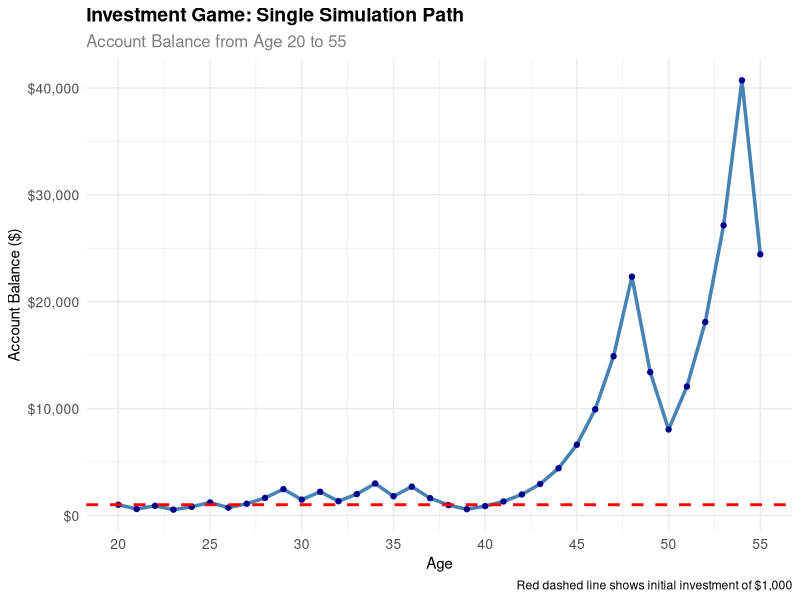
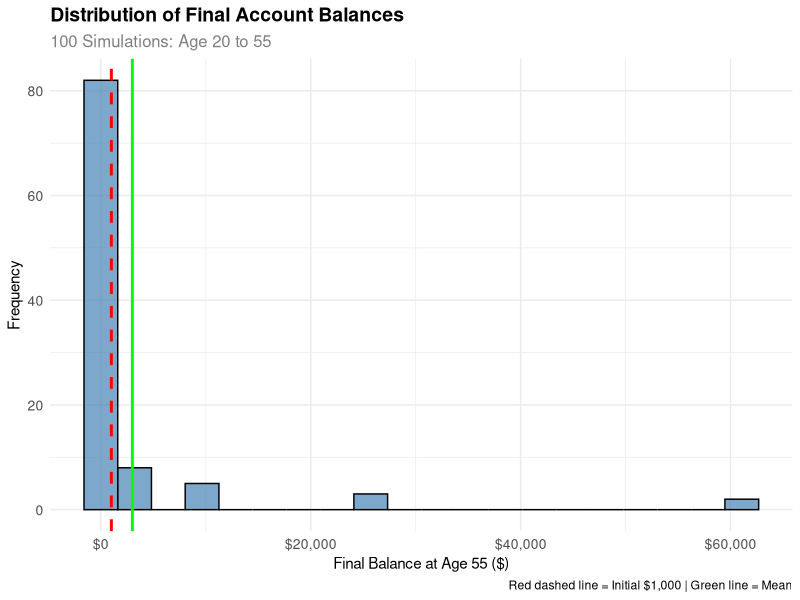
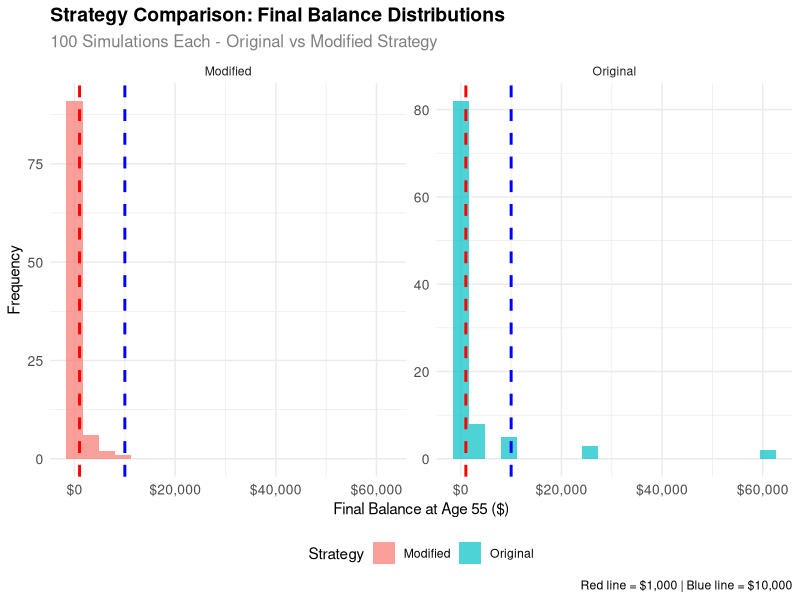

R code for these plots, in order:
## ---- chunk 1
#| label: expected-value
#| echo: false

# Parameters for the original game
initial_balance <- 1000
heads_multiplier <- 1.5  # +50% gain
tails_multiplier <- 0.6  # -40% loss
probability_heads <- 0.5

# Calculate possible outcomes after 1 coin flip
heads_outcome <- initial_balance * heads_multiplier
tails_outcome <- initial_balance * tails_multiplier

# Calculate expected value
expected_value <- probability_heads * heads_outcome + (1 - probability_heads) * tails_outcome

# Display results
cat("Expected Value Analysis (1 coin flip):\n")
cat("=====================================\n")
cat("Initial balance: $", initial_balance, "\n", sep = "")
cat("Heads outcome (50% gain): $", heads_outcome, "\n", sep = "")
cat("Tails outcome (40% loss): $", tails_outcome, "\n", sep = "")
cat("Probability of heads: ", probability_heads, "\n", sep = "")
cat("Probability of tails: ", 1 - probability_heads, "\n", sep = "")
cat("\nExpected Value = P(Heads) × Heads_Outcome + P(Tails) × Tails_Outcome\n")
cat("Expected Value = ", probability_heads, " × $", heads_outcome, " + ", 1 - probability_heads, " × $", tails_outcome, "\n", sep = "")
cat("Expected Value = $", expected_value, "\n", sep = "")
cat("\nAnswer: The expected value after 1 coin flip is $", expected_value, "\n", sep = "")
## ---- chunk 2
#| label: expectation-reality
#| echo: false

# Use the same parameters from Question 1
initial_balance <- 1000
expected_value <- 1050  # From previous calculation

# Calculate the difference from initial balance
expected_difference <- expected_value - initial_balance
expected_return_percent <- (expected_difference / initial_balance) * 100

# Analysis
cat("Expectation vs. Reality Analysis:\n")
cat("===============================\n")
cat("Initial balance: $", initial_balance, "\n", sep = "")
cat("Expected value after 1 flip: $", expected_value, "\n", sep = "")
cat("Expected difference: $", expected_difference, "\n", sep = "")
cat("Expected return: ", expected_return_percent, "%\n", sep = "")
cat("\n")

# Determine if positive or negative
if (expected_difference > 0) {
  cat("✓ The expected value is POSITIVE\n")
  cat("✓ You expect your account to be worth MORE than $1,000\n")
  cat("✓ Expected gain: $", expected_difference, " (", expected_return_percent, "%)\n", sep = "")
} else if (expected_difference < 0) {
  cat("✗ The expected value is NEGATIVE\n")
  cat("✗ You expect your account to be worth LESS than $1,000\n")
  cat("✗ Expected loss: $", abs(expected_difference), " (", abs(expected_return_percent), "%)\n", sep = "")
} else {
  cat("= The expected value is ZERO\n")
  cat("= You expect your account to be worth the SAME as $1,000\n")
}

cat("\nKey Insight:\n")
cat("The positive expected value suggests this game is theoretically favorable.\n")
cat("However, this is just the average outcome - your actual result could be very different!\n")
## ---- chunk 3
#| label: single-simulation
#| echo: false

# Set seed for reproducibility
set.seed(123)

# Parameters
initial_balance <- 1000
heads_multiplier <- 1.5  # +50% gain
tails_multiplier <- 0.6  # -40% loss
n_years <- 35  # Assuming you start at age 20, play until 55

# Function to simulate one complete game
simulate_investment_game <- function(initial, years, heads_mult, tails_mult) {
  balance <- initial
  balance_history <- numeric(years + 1)
  balance_history[1] <- initial
  
  for (year in 1:years) {
    # Flip coin (1 = heads, 0 = tails)
    coin_flip <- rbinom(1, 1, 0.5)
    
    if (coin_flip == 1) {
      # Heads: gain 50%
      balance <- balance * heads_mult
    } else {
      # Tails: lose 40%
      balance <- balance * tails_mult
    }
    
    balance_history[year + 1] <- balance
  }
  
  return(balance_history)
}

# Run single simulation
simulation_result <- simulate_investment_game(initial_balance, n_years, heads_multiplier, tails_multiplier)

# Create data frame for plotting
simulation_data <- data.frame(
  year = 0:n_years,
  age = 20:(20 + n_years),
  balance = simulation_result
)

# Display key results
cat("Single Simulation Results:\n")
cat("========================\n")
cat("Final balance (age 55): $", round(simulation_result[length(simulation_result)], 2), "\n", sep = "")
cat("Total return: ", round(((simulation_result[length(simulation_result)] / initial_balance) - 1) * 100, 1), "%\n", sep = "")
cat("Peak balance: $", round(max(simulation_result), 2), " | Low balance: $", round(min(simulation_result), 2), "\n", sep = "")

# Create the plot
library(ggplot2)

ggplot(simulation_data, aes(x = age, y = balance)) +
  geom_line(color = "steelblue", linewidth = 1.2) +
  geom_point(color = "darkblue", size = 1.5) +
  geom_hline(yintercept = initial_balance, color = "red", linetype = "dashed", linewidth = 1) +
  labs(
    title = "Investment Game: Single Simulation Path",
    subtitle = "Account Balance from Age 20 to 55",
    x = "Age",
    y = "Account Balance ($)",
    caption = "Red dashed line shows initial investment of $1,000"
  ) +
  scale_y_continuous(labels = scales::dollar_format()) +
  theme_minimal() +
  theme(
    plot.title = element_text(size = 14, face = "bold"),
    plot.subtitle = element_text(size = 12, color = "gray50"),
    axis.text = element_text(size = 10),
    axis.title = element_text(size = 11)
  ) +
  scale_x_continuous(breaks = seq(20, 55, 5))

## ---- chunk 4
#| label: multiple-simulations
#| echo: false

# Set seed for reproducibility
set.seed(123)

# Parameters
initial_balance <- 1000
heads_multiplier <- 1.5  # +50% gain
tails_multiplier <- 0.6  # -40% loss
n_years <- 35  # Age 20 to 55
n_simulations <- 100

# Function to simulate one complete game (same as Question 3)
simulate_investment_game <- function(initial, years, heads_mult, tails_mult) {
  balance <- initial
  for (year in 1:years) {
    coin_flip <- rbinom(1, 1, 0.5)
    if (coin_flip == 1) {
      balance <- balance * heads_mult
    } else {
      balance <- balance * tails_mult
    }
  }
  return(balance)
}

# Run 100 simulations
cat("Running 100 simulations...\n")
final_balances <- replicate(n_simulations, 
  simulate_investment_game(initial_balance, n_years, heads_multiplier, tails_multiplier))

# Create data frame for analysis
simulation_results <- data.frame(
  simulation = 1:n_simulations,
  final_balance = final_balances
)

# Calculate summary statistics
mean_balance <- mean(final_balances)
median_balance <- median(final_balances)
sd_balance <- sd(final_balances)
min_balance <- min(final_balances)
max_balance <- max(final_balances)
prob_above_initial <- mean(final_balances > initial_balance)
prob_above_10000 <- mean(final_balances > 10000)

# Display summary statistics
cat("\n100 Simulations Summary:\n")
cat("========================\n")
cat("Mean: $", round(mean_balance, 0), " | Median: $", round(median_balance, 0), "\n", sep = "")
cat("Range: $", round(min_balance, 0), " to $", round(max_balance, 0), "\n", sep = "")
cat("Success rate (>$1,000): ", round(prob_above_initial * 100, 1), "%\n", sep = "")
cat("High success (>$10,000): ", round(prob_above_10000 * 100, 1), "%\n", sep = "")

# Create probability distribution plot
library(ggplot2)

# Create the plot
p <- ggplot(simulation_results, aes(x = final_balance)) +
  geom_histogram(bins = 20, fill = "steelblue", alpha = 0.7, color = "black") +
  geom_vline(xintercept = initial_balance, color = "red", linetype = "dashed", linewidth = 1) +
  geom_vline(xintercept = mean_balance, color = "green", linetype = "solid", linewidth = 1) +
  labs(
    title = "Distribution of Final Account Balances",
    subtitle = "100 Simulations: Age 20 to 55",
    x = "Final Balance at Age 55 ($)",
    y = "Frequency",
    caption = "Red dashed line = Initial $1,000 | Green line = Mean"
  ) +
  scale_x_continuous(labels = scales::dollar_format()) +
  theme_minimal() +
  theme(
    plot.title = element_text(size = 14, face = "bold"),
    plot.subtitle = element_text(size = 12, color = "gray50"),
    axis.text = element_text(size = 10),
    axis.title = element_text(size = 11)
  )

# Display the plot
print(p)

# Note: Plot will be automatically saved by Quarto

# Show distribution of results
cat("\nDistribution:\n")
cat("============\n")
cat("Below $1,000: ", sum(final_balances < 1000), " | $1,000-$10,000: ", sum(final_balances >= 1000 & final_balances < 10000), " | Above $10,000: ", sum(final_balances >= 10000), "\n", sep = "")
## ---- chunk 5
#| label: probability-analysis
#| echo: false

# Use the same simulation results from Question 4
# (This assumes the 100 simulations were already run)
set.seed(123)

# Parameters
initial_balance <- 1000
heads_multiplier <- 1.5
tails_multiplier <- 0.6
n_years <- 35
n_simulations <- 100

# Function to simulate one complete game
simulate_investment_game <- function(initial, years, heads_mult, tails_mult) {
  balance <- initial
  for (year in 1:years) {
    coin_flip <- rbinom(1, 1, 0.5)
    if (coin_flip == 1) {
      balance <- balance * heads_mult
    } else {
      balance <- balance * tails_mult
    }
  }
  return(balance)
}

# Run 100 simulations (same as Question 4)
final_balances <- replicate(n_simulations, 
  simulate_investment_game(initial_balance, n_years, heads_multiplier, tails_multiplier))

# Calculate probability that balance > $1,000
prob_above_1000 <- mean(final_balances > 1000)
prob_below_1000 <- mean(final_balances <= 1000)

# Calculate additional probability thresholds
prob_above_10000 <- mean(final_balances > 10000)
prob_above_100000 <- mean(final_balances > 100000)

# Calculate confidence interval for the probability
n_sims <- length(final_balances)
se <- sqrt(prob_above_1000 * (1 - prob_above_1000) / n_sims)
ci_lower <- prob_above_1000 - 1.96 * se
ci_upper <- prob_above_1000 + 1.96 * se

# Display results
cat("Probability Analysis Results:\n")
cat("============================\n")
cat("Probability > $1,000: ", round(prob_above_1000 * 100, 1), "% (", sum(final_balances > 1000), " out of ", n_sims, " simulations)\n", sep = "")
cat("95% Confidence Interval: [", round(ci_lower * 100, 1), "%, ", round(ci_upper * 100, 1), "%]\n", sep = "")
cat("Probability > $10,000: ", round(prob_above_10000 * 100, 1), "%\n", sep = "")
cat("Expected final balance: $", round(mean(final_balances), 0), "\n", sep = "")
## ---- chunk 6
#| label: strategy-comparison
#| #| echo: false
# Question 6: Strategy Comparison
# Set seed for reproducibility
set.seed(123)

# Parameters for both strategies
initial_balance <- 1000
n_years <- 35  # Age 20 to 55
n_simulations <- 100

# Original strategy parameters
orig_heads_multiplier <- 1.5  # +50% gain
orig_tails_multiplier <- 0.6  # -40% loss

# Modified strategy parameters (bet exactly 50% of current balance)
mod_heads_multiplier <- 1.5  # +50% gain on the 50% bet
mod_tails_multiplier <- 0.5  # -50% loss on the 50% bet

# Function to simulate original strategy
simulate_original_strategy <- function(initial, years, heads_mult, tails_mult) {
  balance <- initial
  for (year in 1:years) {
    coin_flip <- rbinom(1, 1, 0.5)
    if (coin_flip == 1) {
      balance <- balance * heads_mult
    } else {
      balance <- balance * tails_mult
    }
  }
  return(balance)
}

# Function to simulate modified strategy (bet 50% of current balance)
simulate_modified_strategy <- function(initial, years) {
  balance <- initial
  for (year in 1:years) {
    coin_flip <- rbinom(1, 1, 0.5)
    bet_amount <- balance * 0.5  # Bet exactly 50% of current balance
    
    if (coin_flip == 1) {
      # Heads: gain 50% on the bet
      balance <- balance - bet_amount + (bet_amount * 1.5)
    } else {
      # Tails: lose 50% on the bet
      balance <- balance - bet_amount + (bet_amount * 0.5)
    }
  }
  return(balance)
}

# Run 100 simulations for original strategy
cat("Running 100 simulations for Original Strategy...\n")
orig_final_balances <- replicate(n_simulations, 
  simulate_original_strategy(initial_balance, n_years, orig_heads_multiplier, orig_tails_multiplier))

# Run 100 simulations for modified strategy
cat("Running 100 simulations for Modified Strategy...\n")
mod_final_balances <- replicate(n_simulations, 
  simulate_modified_strategy(initial_balance, n_years))

# Calculate probabilities for both strategies
orig_prob_above_1000 <- mean(orig_final_balances > 1000)
orig_prob_above_10000 <- mean(orig_final_balances > 10000)
mod_prob_above_1000 <- mean(mod_final_balances > 1000)
mod_prob_above_10000 <- mean(mod_final_balances > 10000)

# Calculate summary statistics
orig_mean <- mean(orig_final_balances)
orig_median <- median(orig_final_balances)
orig_sd <- sd(orig_final_balances)
mod_mean <- mean(mod_final_balances)
mod_median <- median(mod_final_balances)
mod_sd <- sd(mod_final_balances)

# Display comparison results
cat("\nStrategy Comparison Results:\n")
cat("============================\n")
cat("ORIGINAL STRATEGY (100% at risk):\n")
cat("  Mean: $", round(orig_mean, 0), " | Success rate: ", round(orig_prob_above_1000 * 100, 1), "% | High success: ", round(orig_prob_above_10000 * 100, 1), "%\n", sep = "")

cat("\nMODIFIED STRATEGY (50% at risk):\n")
cat("  Mean: $", round(mod_mean, 0), " | Success rate: ", round(mod_prob_above_1000 * 100, 1), "% | High success: ", round(mod_prob_above_10000 * 100, 1), "%\n", sep = "")

# Create comparison data frame
comparison_data <- data.frame(
  Strategy = rep(c("Original", "Modified"), each = n_simulations),
  Final_Balance = c(orig_final_balances, mod_final_balances)
)

# Create comparison plot
library(ggplot2)

p_comparison <- ggplot(comparison_data, aes(x = Final_Balance, fill = Strategy)) +
  geom_histogram(alpha = 0.7, bins = 20, position = "identity") +
  geom_vline(xintercept = 1000, color = "red", linetype = "dashed", linewidth = 1) +
  geom_vline(xintercept = 10000, color = "blue", linetype = "dashed", linewidth = 1) +
  facet_wrap(~ Strategy, scales = "free_y") +
  labs(
    title = "Strategy Comparison: Final Balance Distributions",
    subtitle = "100 Simulations Each - Original vs Modified Strategy",
    x = "Final Balance at Age 55 ($)",
    y = "Frequency",
    caption = "Red line = $1,000 | Blue line = $10,000"
  ) +
  scale_x_continuous(labels = scales::dollar_format()) +
  theme_minimal() +
  theme(
    plot.title = element_text(size = 14, face = "bold"),
    plot.subtitle = element_text(size = 12, color = "gray50"),
    axis.text = element_text(size = 10),
    axis.title = element_text(size = 11),
    legend.position = "bottom"
  )

print(p_comparison)

# Statistical comparison
cat("\nCOMPARISON:\n")
cat("===========\n")
cat("Mean difference: $", round(mod_mean - orig_mean, 0), "\n", sep = "")
cat("Success rate difference: ", round((mod_prob_above_1000 - orig_prob_above_1000) * 100, 1), " percentage points\n", sep = "")
cat("High success difference: ", round((mod_prob_above_10000 - orig_prob_above_10000) * 100, 1), " percentage points\n", sep = "")
